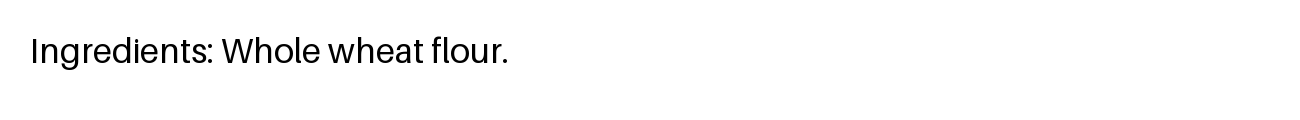
#> input picture data/synthetic/samples/syn_group1_atta.png, 1300 x 120 px
$ python -i ocr.py   (imports and definitions only)
#> lines starting #> are read from the running program, lines starting #| are printed output that depends on the picture
#> further down, picture is the input picture: PIL image 1300x120 RGB; min 0, max 255, mean 249.2
"""Text extraction from a label photo.

OCR sits behind the OcrEngine protocol so a vision model can replace it later
without touching the parser or classifier.
"""
from __future__ import annotations

from pathlib import Path
from typing import Protocol


class OcrUnavailable(RuntimeError):
    """The OCR backend cannot run (e.g. tesseract binary not installed)."""


class OcrEngine(Protocol):
    def extract_text(self, image_path: str | Path) -> str: ...


INSTALL_HINT = (
    "Tesseract OCR is not installed or not on PATH. Install it: "
    "macOS `brew install tesseract`; Debian/Ubuntu `apt install tesseract-ocr`; "
    "Windows: UB Mannheim installer (https://github.com/UB-Mannheim/tesseract/wiki), "
    "ticking English language data."
)


TARGET_WIDTH = 1000   # tesseract reads label text poorly below roughly this width
MAX_UPSCALE = 4


# [14 lines left out: function prepare_image, not called in this run]


def flatten_lighting(img):
    """Second reading for photos that did not read cleanly: divide by the local mean (uneven lighting, glare), stretch the
    1st-99th percentile, no sharpening. Mirrors the browser's "flat" pass. Falls back to prepare_image without numpy."""
    from PIL import Image

    try:
        import numpy as np
    except ImportError:  # pragma: no cover
        return prepare_image(img)
    g = img.convert("L")
    if max(g.size) > 2400:
        s = 2400 / max(g.size)
        g = g.resize((round(g.width * s), round(g.height * s)), resample=3)
    a = np.asarray(g, dtype=float)
    r = max(8, int(min(a.shape) / 30))
#> r = 8
    h, w = a.shape
#> h = 120; w = 1300
    c = np.pad(a, ((r + 1, r), (r + 1, r)), mode="edge").cumsum(0).cumsum(1)
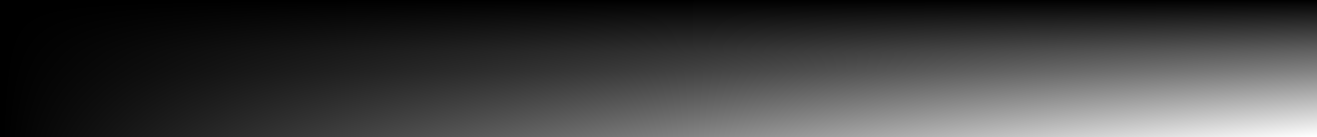
#> c: shape (137, 1317) float64; min 255, max 45104758, mean 11197219; drawn with min black and max white
    mean = (c[2 * r + 1:, 2 * r + 1:] - c[:h, 2 * r + 1:] - c[2 * r + 1:, :w] + c[:h, :w]) / ((2 * r + 1) ** 2)
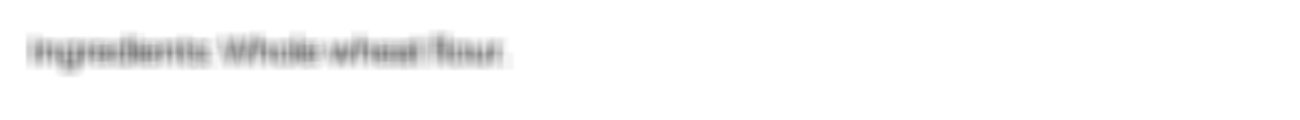
#> mean: shape (120, 1300) float64; min 130.3, max 255, mean 249.2
    flat = np.clip(a / np.maximum(mean, 1) * 128, 0, 255)
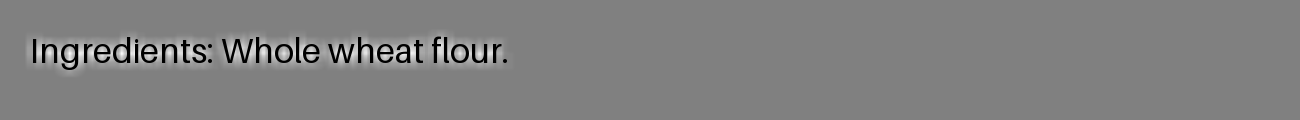
#> flat: shape (120, 1300) float64; min 0, max 246.9, mean 128
    lo, hi = np.percentile(flat, 1), np.percentile(flat, 99)
#> lo = 0; hi = 193.9
    return Image.fromarray(np.clip((flat - lo) * 255 / max(hi - lo, 1), 0, 255).astype("uint8"))
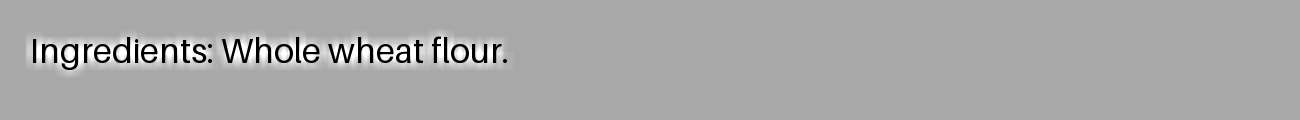
#> returned value: PIL image 1300x120 L; min 0, max 255, mean 167.8


class TesseractOcr:
    def __init__(self, lang: str = "eng"):
        self.lang = lang

    # [28 lines left out: functions extract_text, extract_text_alt, extract_text_rotated, not called in this run]

>>> from PIL import Image
>>> picture = Image.open('../../data/synthetic/samples/syn_group1_atta.png')
>>> result = flatten_lighting(picture)

$ run again, on data/synthetic/samples/syn_group3_pickle.png
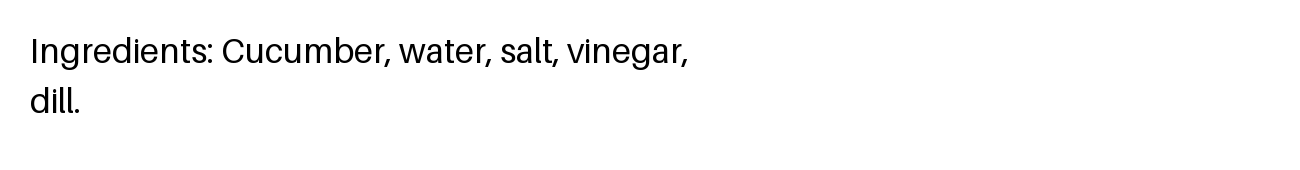
#> input picture data/synthetic/samples/syn_group3_pickle.png, 1300 x 170 px
#> picture is the input picture: PIL image 1300x170 RGB; min 0, max 255, mean 249.1
#> in flatten_lighting, `flat = np.clip(a / np.maximum(mean, 1) * 128, 0, 255)`:
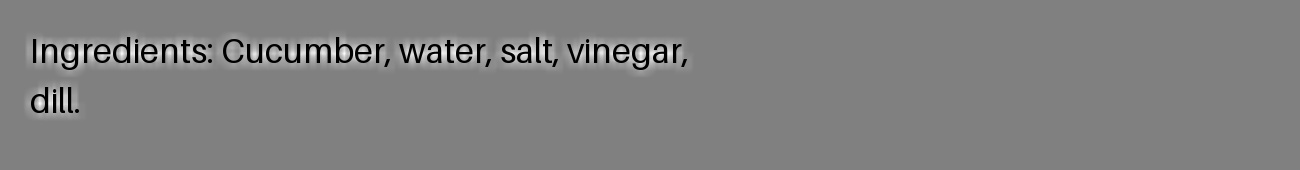
#> flat: shape (170, 1300) float64; min 0, max 251.7, mean 128
#> lo = 0; hi = 193.9
#> in flatten_lighting, `return Image.fromarray(np.clip((flat - lo) * 255 / max(hi - lo, 1), 0,..`:
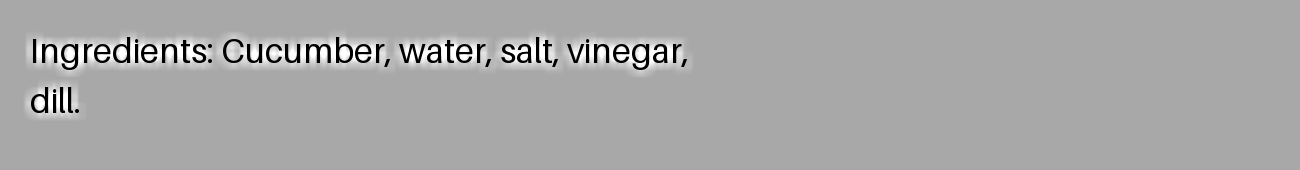
#> returned value: PIL image 1300x170 L; min 0, max 255, mean 167.7

$ run again, on data/synthetic/samples/syn_group4_biscuit.png
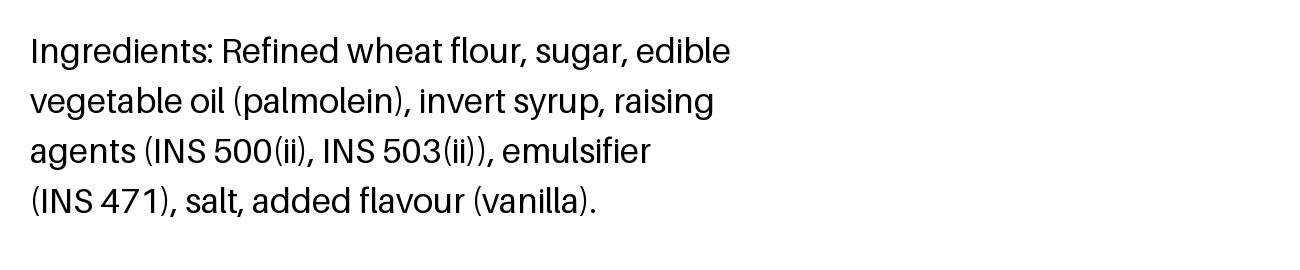
#> input picture data/synthetic/samples/syn_group4_biscuit.png, 1300 x 270 px
#> picture is the input picture: PIL image 1300x270 RGB; min 0, max 255, mean 241.2
#> in flatten_lighting, `flat = np.clip(a / np.maximum(mean, 1) * 128, 0, 255)`:
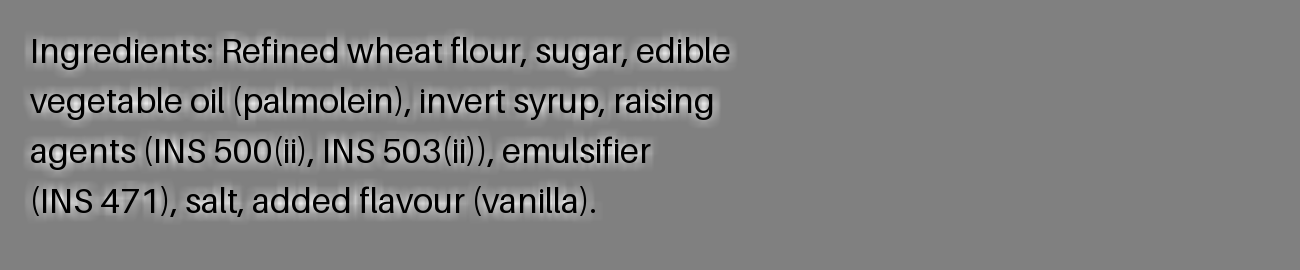
#> flat: shape (270, 1300) float64; min 0, max 243, mean 127.7
#> lo = 0; hi = 199.1
#> in flatten_lighting, `return Image.fromarray(np.clip((flat - lo) * 255 / max(hi - lo, 1), 0,..`:
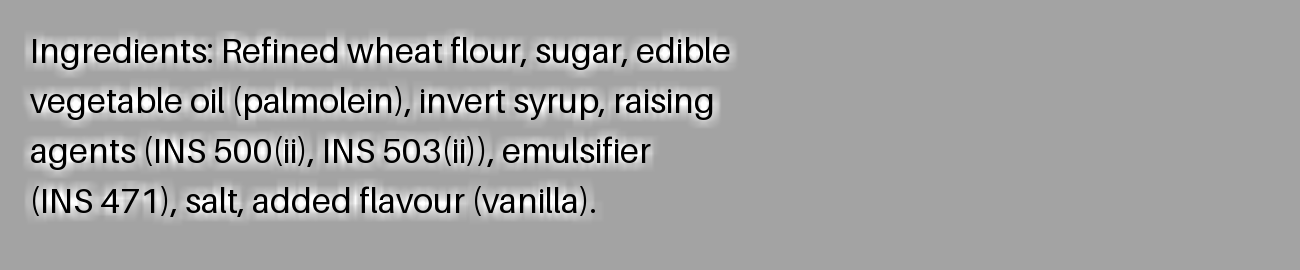
#> returned value: PIL image 1300x270 L; min 0, max 255, mean 162.7

$ run again, on data/synthetic/samples/syn_truncated.png
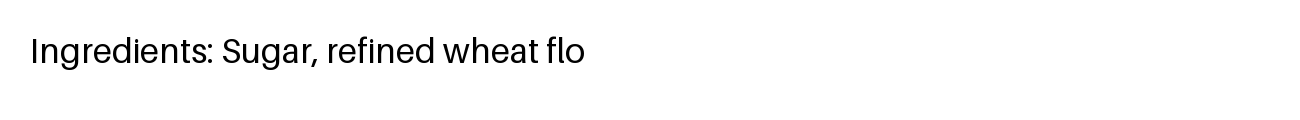
#> input picture data/synthetic/samples/syn_truncated.png, 1300 x 120 px
#> picture is the input picture: PIL image 1300x120 RGB; min 0, max 255, mean 248.2
#> in flatten_lighting, `flat = np.clip(a / np.maximum(mean, 1) * 128, 0, 255)`:
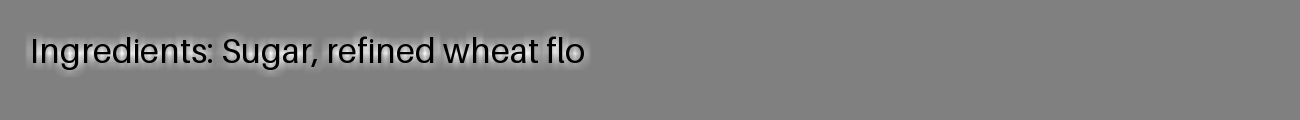
#> flat: shape (120, 1300) float64; min 0, max 246.9, mean 128
#> lo = 0; hi = 197.4
#> in flatten_lighting, `return Image.fromarray(np.clip((flat - lo) * 255 / max(hi - lo, 1), 0,..`:
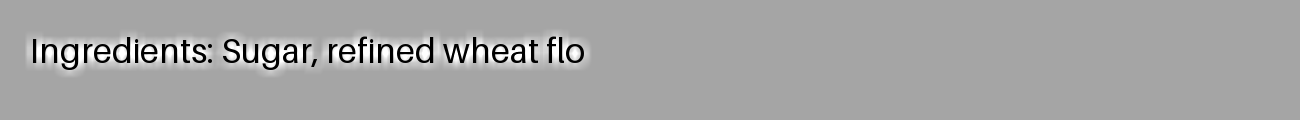
#> returned value: PIL image 1300x120 L; min 0, max 255, mean 164.8
